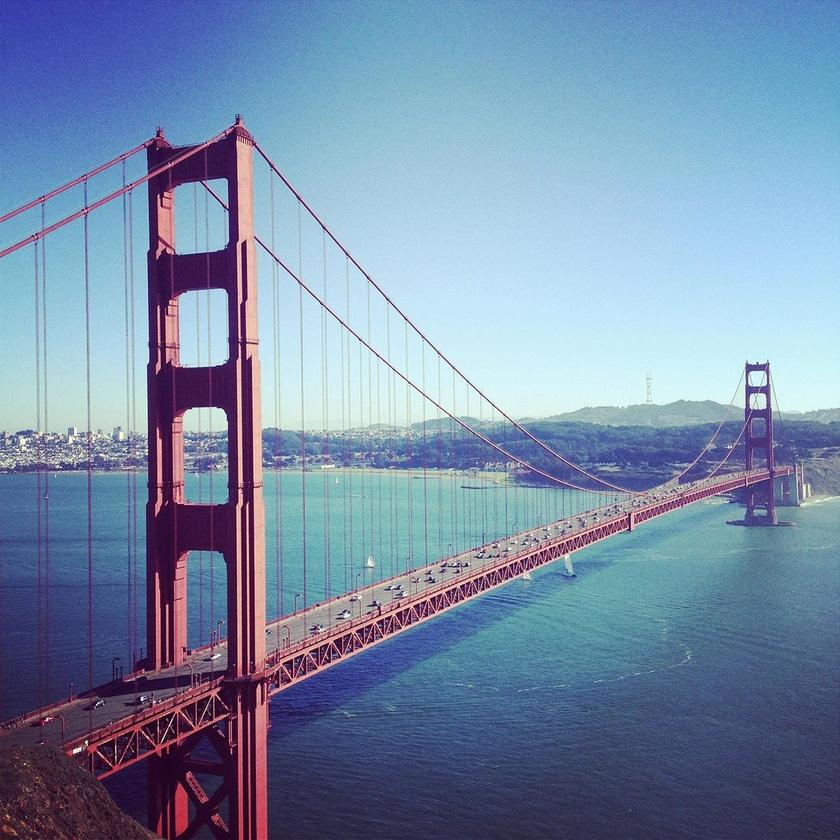
%> input picture Comparison of Edge and Corner Detectors/Media Resources/bridge.jpg, 840 x 840 px, shrunk from 1250 x 1250 before the run
$ octave Corner_Detection_Single_Script.m   (GNU Octave 9; MATLAB toolbox functions it lacks are replaced by stand-ins)
%> lines starting %> are read from the running program, lines starting %| are printed output that depends on the picture
% Corner Detection

clear all
clc

% Read the images whose edges will be detected
img = imread('bridge.jpg');
%> img is the input picture: size 840x840x3 uint8; mean R, G, B 118.3, 139.5, 167.8

% First of all, smoothen the image using MATLAB's inbuilt Gaussian filter.
% In the discussion, some results were obtained with applying Gaussian
% filtering first for the sake of comparison.
I = imgaussfilt(img, 3);

% The row, column, and channels of the image are obtained along with the
% cardinality of the image.
[r, c, ch] = size(I);
%> r = 840; c = 840; ch = 3
Card = r*c;
%> Card = 705600

% This is added in case the image introduced is an RGB image.
% It functions to convert it to a gray-scale image.
if (ch == 3)
    I = rgb2gray(I);
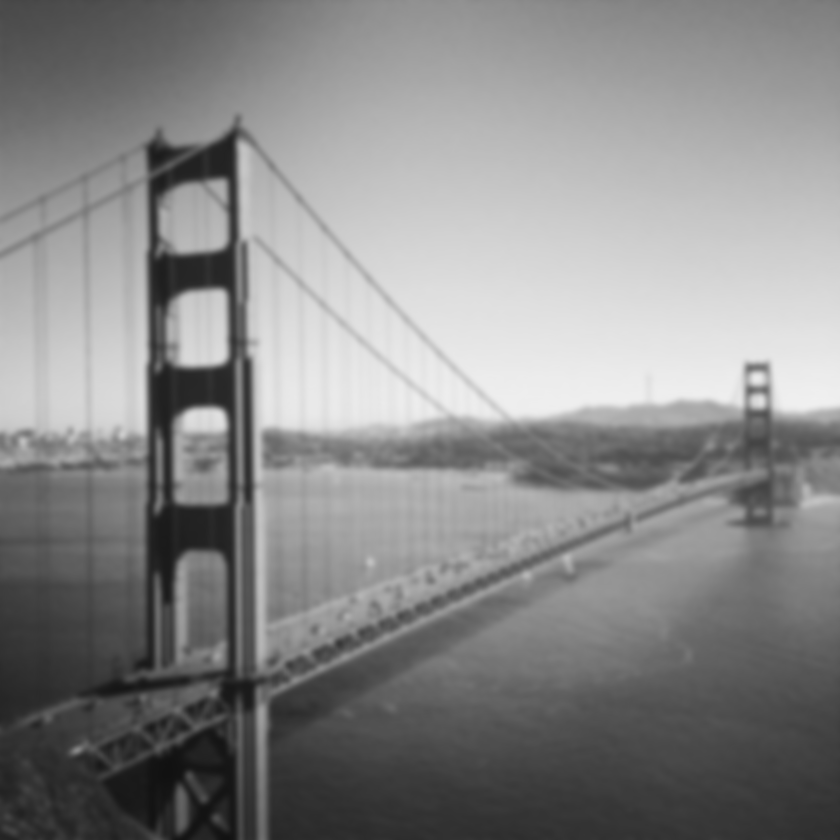
%> I: size 840x840 uint8; min 17, max 240, mean 136.4
end

% Detect the Corners
% Using Corner function
C_H = corner(I, 'Harris');
%> C_H = 200 rows, first 12: [748 366; 749 387; 748 372; 749 394; 768 387; 768 365; 768 409; 74 752; 246 244; 768 394; 767 371; 242 240]
C_M = corner(I, 'MinimumEigenvalue');
%> C_M = 200 rows, first 12: [749 395; 749 371; 768 395; 74 752; 769 407; 748 373; 767 393; 749 387; 767 371; 748 407; 246 361; 768 387]
% Using Functions from the Computer Vision Toolbox
H = detectHarrisFeatures(I);
%> H = 423 points; strongest (x, y): (748, 366), (749, 387), (748, 372), (768, 387), (768, 365)
ME = detectMinEigenFeatures(I);
%> ME = 1918 points; strongest (x, y): (749, 395), (749, 371), (768, 395), (74, 752), (748, 374)

% Plots - Each image will be in a different figure
figure %1 - Original Image
imshow(img)
title('Original Image')

figure %2
imshow(img)
hold on
plot(C_H(:,1),C_H(:,2),'r*');
title('Corner Detection Using Corner Function')
xlabel('Method - Harris')
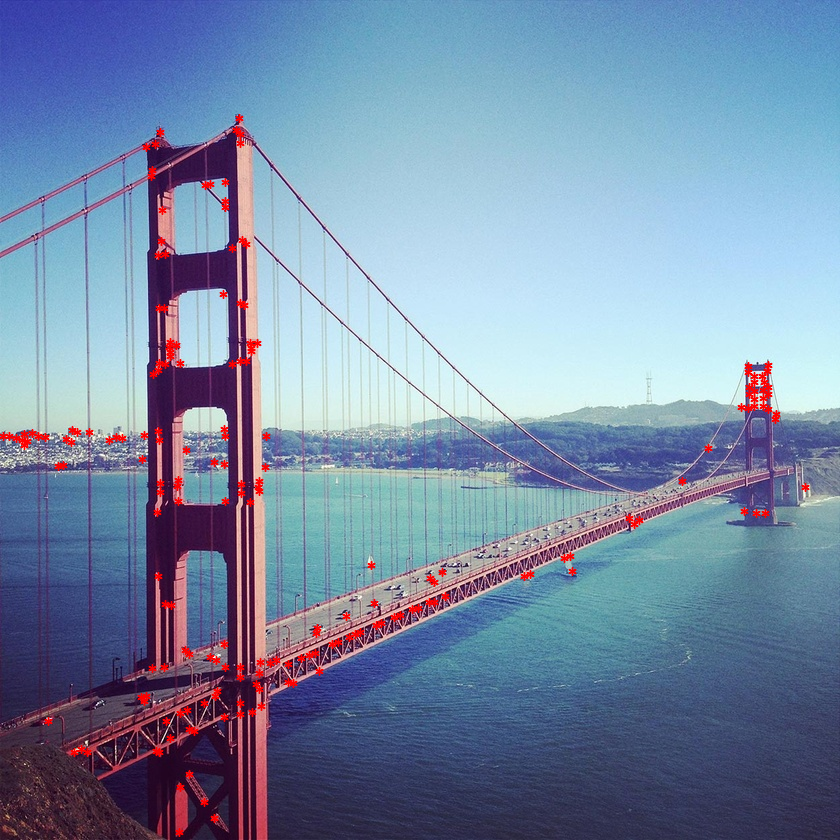
%> figure redrawn from the program's plot data; its title reads 'Corner Detection Using Corner Function'

figure %3
imshow(img)
hold on
plot(C_M(:,1),C_M(:,2),'r*');
title('Corner Detection Using Corner Function');
xlabel('Method - MinimumEigenvalues')
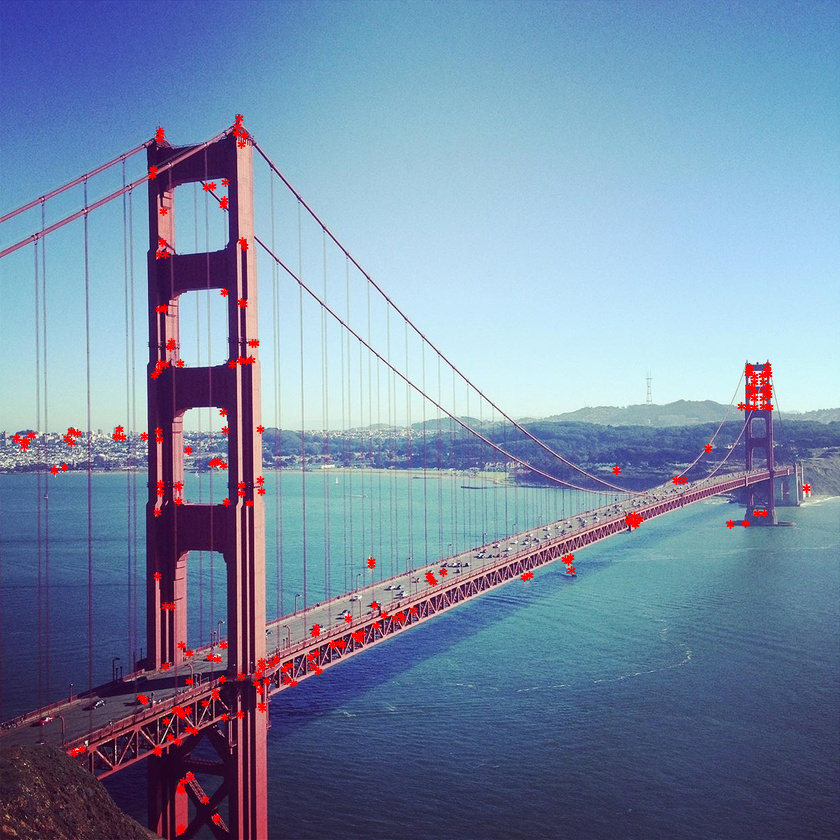
%> figure redrawn from the program's plot data; its title reads 'Corner Detection Using Corner Function'

figure %3
imshow(img)
hold on;
plot(H.selectStrongest(50));
title('Harris Corner Detection Using detectHarrisFeatures')
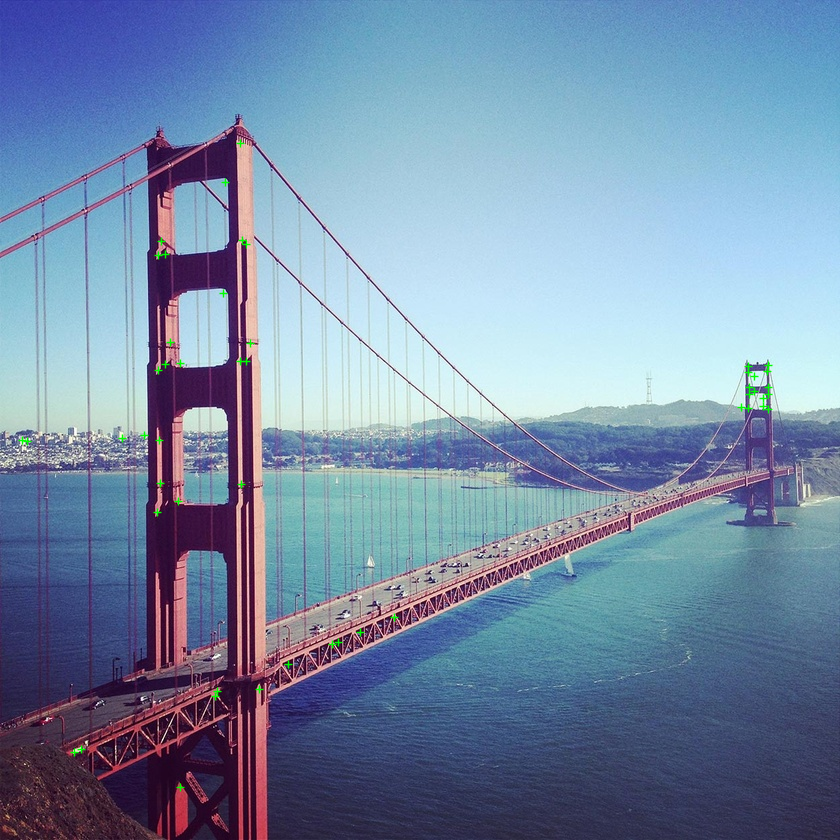
%> figure redrawn from the program's plot data; its title reads 'Harris Corner Detection Using detectHarrisFeatures'

figure %4
imshow(img)
hold on;
plot(ME.selectStrongest(50));
title('Kanade-Tomasi Corner Detection Using MinEigenFeatures')
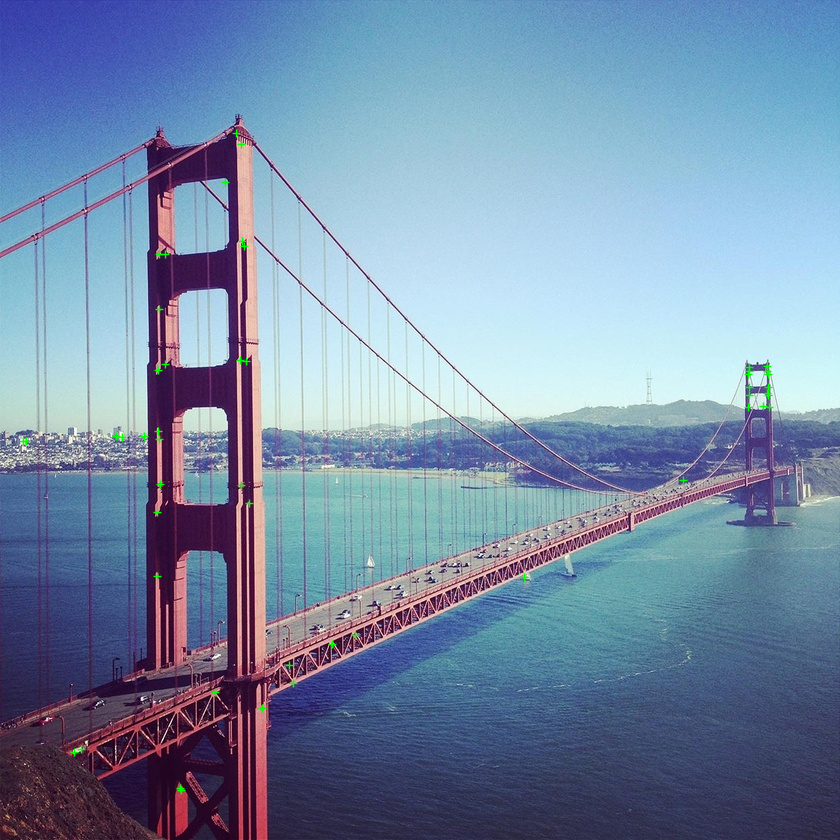
%> figure redrawn from the program's plot data; its title reads 'Kanade-Tomasi Corner Detection Using MinEigenFeatures'

% Subplots are used to place the above results on the same figure for the
% sake of comparison.
figure %6
subplot(2,2,1)
imshow(img)
hold on
plot(C_H(:,1),C_H(:,2),'r*');
title('Corner Detection Using Corner Function (Method - Harris)')

subplot(2,2,2)
imshow(img)
hold on
plot(C_M(:,1),C_M(:,2),'r*');
title('Corner Detection Using Corner Function (Method - MinimumEigenvalues)');

subplot(2,2,3)
imshow(img)
hold on;
plot(H.selectStrongest(100));
title('Harris Corner Detection Using detectHarrisFeatures')

subplot(2,2,4)
imshow(img)
hold on;
plot(ME.selectStrongest(100));
title('Kanade-Tomasi Corner Detection Using MinEigenFeatures')
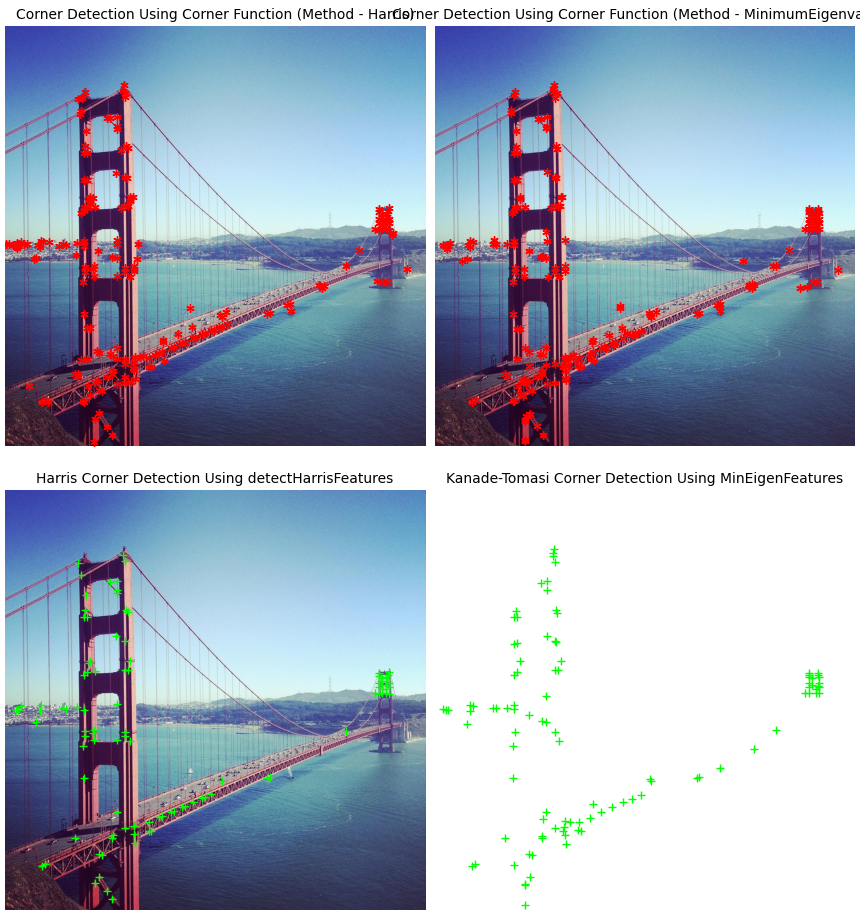
%> figure redrawn from the program's plot data, 4 panels

$ run again, with Comparison of Edge and Corner Detectors/Media Resources/Beach_Corner_CH.jpg copied over Comparison of Edge and Corner Detectors/Media Resources/bridge.jpg
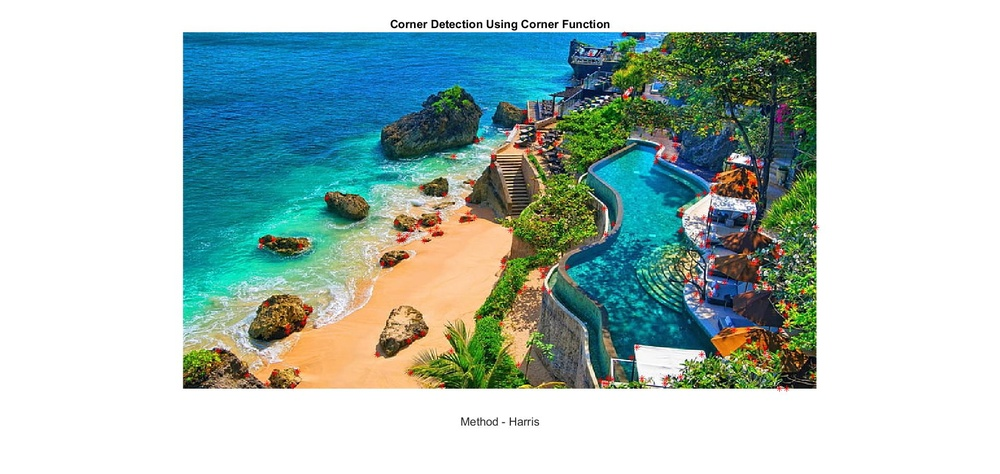
%> input picture Comparison of Edge and Corner Detectors/Media Resources/Beach_Corner_CH.jpg, 1000 x 474 px, shrunk from 1920 x 911 before the run
%> img is the input picture: size 474x1000x3 uint8; mean R, G, B 173.1, 192.8, 188.3
%> `I = rgb2gray(I);`:
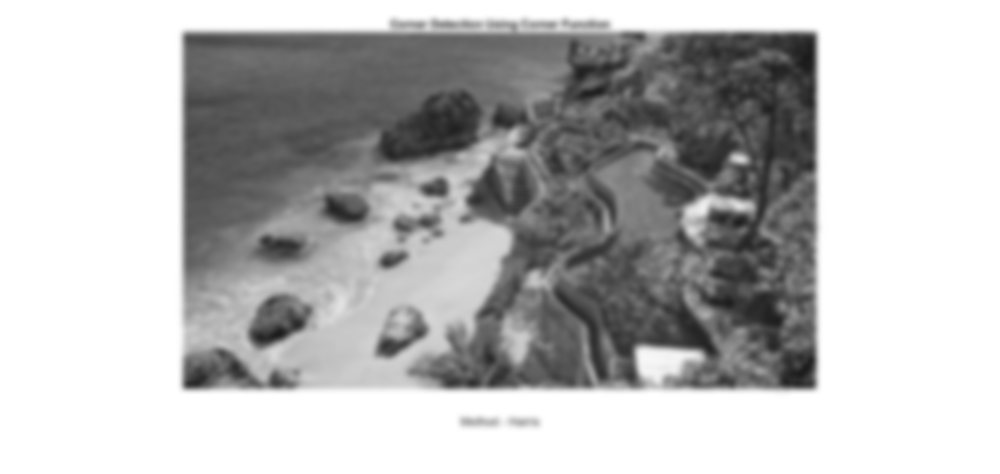
%> I: size 474x1000 uint8; min 26, max 255, mean 186.4
%> C_H = 200 rows, first 12: [186 387; 814 387; 815 35; 747 161; 186 36; 733 160; 518 146; 591 386; 271 385; 713 210; 644 37; 462 221]
%> C_M = 200 rows, first 12: [187 386; 744 160; 520 146; 814 387; 814 36; 735 159; 464 220; 591 385; 555 25; 424 25; 269 385; 405 256]
%> H = 253 points; strongest (x, y): (186, 387), (814, 387), (815, 35), (747, 161), (186, 36)
%> ME = 2409 points; strongest (x, y): (187, 386), (744, 160), (520, 146), (814, 387), (814, 36)
%> `title('Kanade-Tomasi Corner Detection Using MinEigenFeatures')`:
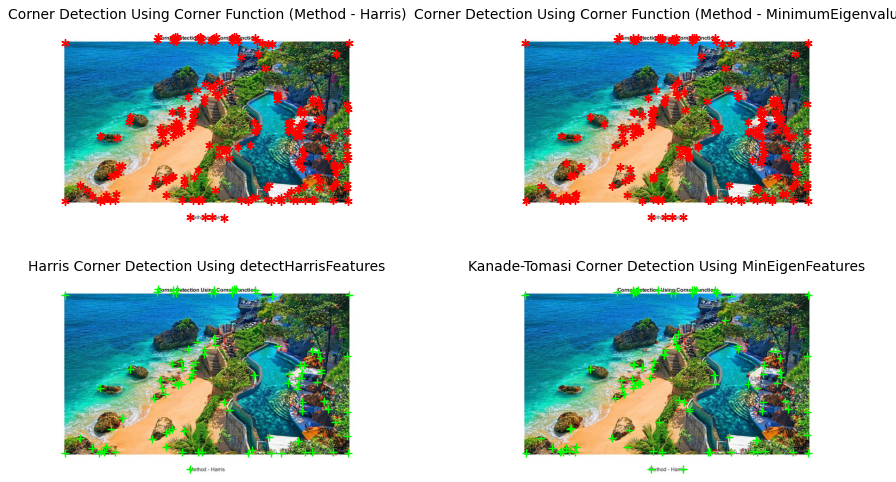
%> figure redrawn from the program's plot data, 4 panels
